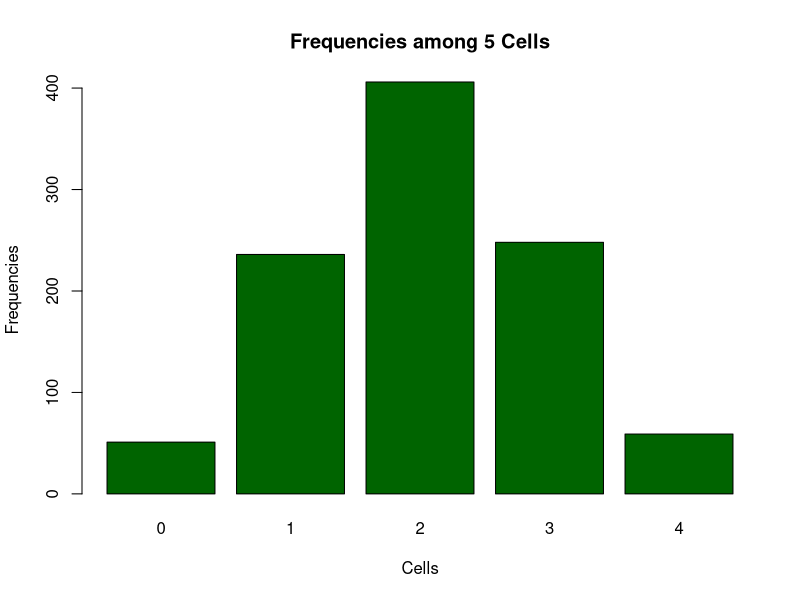
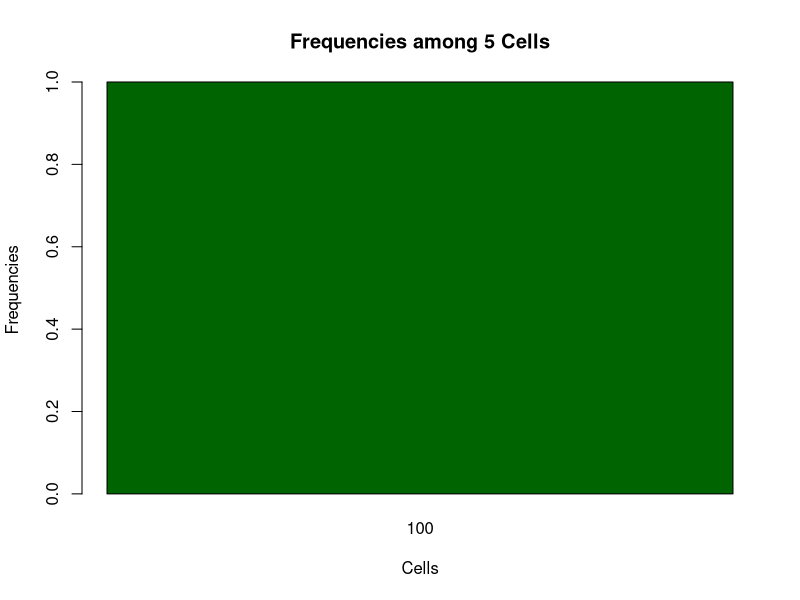

Write the R code that produced these figures, in order.
#===============Problem 8(b)=====================================
iteration <- 0
stimulation_size <- 1000
result <- c()
#I used 0, 1, 2, 3, 4 to represent the entry of the row. For example, in row_two, it's c(0,1). So 0 means the left entry of row_two, 
#1 means the right entry of row_two
while (iteration < stimulation_size){
  row_two <- c(0,1)
  row_three <- c()
  row_four <- c()
  row_five <- c()
  row_two_path <- sample(row_two, 1) #pick one of the number from row_two to represent the entry
  if (row_two_path == 0){
    row_three <- c(0, 1)
  } else if (row_two_path == 1){
    row_three <- c(1, 2)
  }
  row_three_path <- sample(row_three, 1)
  if (row_three_path == 0){
    row_four <- c(0, 1)
  } else if (row_three_path == 1){
    row_four <- c(1, 2)
  } else if (row_three_path == 2){
    row_four <- c(2, 3)
  }
  row_four_path <- sample(row_four, 1)
  if (row_four_path == 0){
    row_five <- c(0, 1)
  } else if (row_four_path == 1){
    row_five <- c(1, 2)
  } else if (row_four_path == 2){
    row_five <- c(2, 3)
  } else if (row_four_path == 3){
    row_five <- c(3, 4)
  } 
  row_five_path <- sample(row_five, 1) 
  result <- c(result, row_five_path)
  iteration <- iteration + 1
}
as.data.frame(table(result))
barplot(table(result), col="darkgreen", main = "Frequencies among 5 Cells", xlab = "Cells", ylab = "Frequencies")

#===============Problem 8(d)=====================================
iteration <- 0
stimulation_size <- 1000
result <- c()
level <- 101
curr_level <- 1 #start with the first level
freq_cell <- c(101-1) #accumulate the frequencies for all cells in a vector and there are 100 cells
while (iteration < stimulation_size){
  
  iteration <- iteration + 1
}
as.data.frame(table(freq_cell))
barplot(table(freq_cell), col="darkgreen", main = "Frequencies among 5 Cells", xlab = "Cells", ylab = "Frequencies")